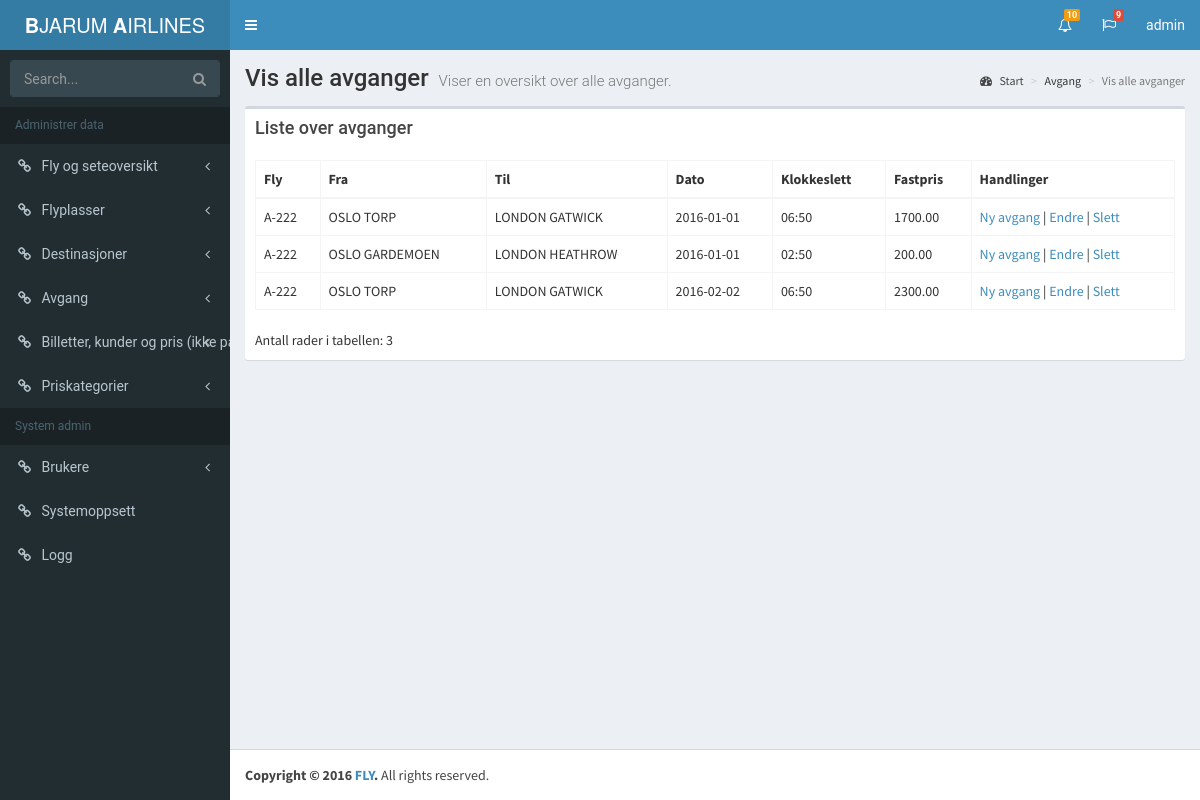
The page /vedlikehold/Avganger/avganger.php (signed in) on the database its author committed.
### tables this page shows
CREATE TABLE avgang
(
    avgangId INT NOT NULL AUTO_INCREMENT,
    flyId INT NOT NULL,
    fraDestId INT NOT NULL,
    tilDestId INT NOT NULL,
    dato DATE NOT NULL,
    direkte VARCHAR (5) NOT NULL,
    reiseTid CHAR (5) NOT NULL,
    klokkeslett CHAR (5) NOT NULL,  
    fastpris DECIMAL (14,2) NOT NULL,
    endret TIMESTAMP DEFAULT CURRENT_TIMESTAMP ON UPDATE CURRENT_TIMESTAMP,
    CONSTRAINT pk_avgang PRIMARY KEY (avgangId),
    CONSTRAINT fk_avgang2 FOREIGN KEY (fraDestId) REFERENCES destinasjon (destinasjonId),
    CONSTRAINT fk_avgang3 FOREIGN KEY (tilDestId) REFERENCES destinasjon (destinasjonId)
);

CREATE TABLE fly
(
    flyId INT NOT NULL AUTO_INCREMENT,
    flyNr VARCHAR(45) NOT NULL,
    flyModell VARCHAR(45) NOT NULL,
    type VARCHAR(45) NOT NULL,
    plasser INT NOT NULL,
    aarsmodell CHAR (4) NOT NULL,
    endret TIMESTAMP DEFAULT CURRENT_TIMESTAMP ON UPDATE CURRENT_TIMESTAMP,
    CONSTRAINT pk_fly PRIMARY KEY (flyId)
);

CREATE TABLE destinasjon
(
    destinasjonId INT NOT NULL AUTO_INCREMENT,
    flyplassId INT NOT NULL,
    navn VARCHAR(500) NOT NULL,
    land varchar(500) NOT NULL, 
    landskode CHAR(2) NOT NULL,
    stedsnavn VARCHAR(100) NOT NULL,
    geo_lat DECIMAL (11, 8),
    geo_lng DECIMAL(10, 8),
    endret TIMESTAMP DEFAULT CURRENT_TIMESTAMP ON UPDATE CURRENT_TIMESTAMP,
    CONSTRAINT pk_destinasjon PRIMARY KEY (destinasjonId),
    CONSTRAINT fk_destinasjon1 FOREIGN KEY (flyplassId) REFERENCES flyplass (flyplassId)
);

### vedlikehold/php/AdminClasses.php (called while the page is built, shortened)
<?php
class Count {
        public function AntallRader($tabell){
        include('../php/db.php');
        $query = $db_connection->query('SELECT COUNT(*) FROM ' . $tabell .'');
        $query = $query->fetch_row();
        $antallRader = 'Antall rader i tabellen: ' . $query[0]  ;
         return $antallRader;
    }
}

### vedlikehold/php/Avgang.php (the view, shortened to what this page needs)
<?php
    class Avgang
{
         public function GetAllAvganger()
         {
            include('../php/db.php');
            $html =  '';
            $id = "";
            $oddOrEven = TRUE;
            $printOddOrEven = '';
            $sql = 'SELECT
    a.avgangId
    ,f.flynr
    ,d.navn as Fra
    ,d2.navn as Til
    , dato
    , klokkeslett
    , fastpris
FROM avgang a
INNER JOIN fly f on f.flyId = a.flyId
LEFT JOIN destinasjon d on d.destinasjonId = a.fraDestId
LEFT JOIN destinasjon d2 on d2.destinasjonId = a.tilDestId;';
            $query = $db_connection->prepare($sql);
            $query->execute();
            $query->bind_result($id,$flynr, $fra, $til, $dato, $klokkeslett, $fastpris);
            while ($query->fetch()) {
                if($oddOrEven){
                    $oddOrEven = FALSE;
                    $printOddOrEven = 'even';
                }
                else {
                    $oddOrEven = TRUE;
                    $printOddOrEven = 'odd';
                }
                $html .= '<tr role="row" class="'.$printOddOrEven.'">
                    <td>'.$flynr.'</td>
                    <td>'.$fra.'</td>
                    <td>'.$til.'</td>
                    <td>'.$dato.'</td>
                    <td>'.$klokkeslett.'</td>
                    <td>'.$fastpris.'</td>
                    <td>
                    <a href="./Avganger/avgangerAdd.php">Ny avgang</a> | <a href="./Avganger/avgangerEdit.php?id='.$id.'"">Endre</a> | <a onclick="return confirm(\'Er du sikker du ønsker å slette denne avgangen?\')" href="./Avganger/delete.php?id='.$id.'">Slett</a> </td></tr>';
            }
            return $html;
         }
 }

### vedlikehold/Avganger/avganger.php (shortened to what this page needs)
<?php
include('../html/start.php');
$errorMelding = "";
?>
<div class="content-wrapper">
  <section class="content-header">
      <h1>
        Vis alle avganger
        <small>Viser en oversikt over alle avganger.</small>
      </h1>
    <ol class="breadcrumb">
      <li><a href="../"><i class="fa fa-dashboard"></i> Start</a></li>
      <li>Avgang</li>
      <li class="active">Vis alle avganger</li>
    </ol>
  </section>
  <section class="content">
        <div class="row">
      <div class="col-xs-12">
        <div class="box">
          <div class="box-header"><?php echo $errorMelding; ?><div id="melding"></div>
            <h3 class="box-title">Liste over avganger</h3>
          </div>
          <div class="box-body">
            <div id="example2_wrapper" class="dataTables_wrapper form-inline dt-bootstrap">
              <div class="row">
                <div class="col-sm-6"></div>
                <div class="col-sm-6"></div>
              </div>
              <div class="row">
                <div class="col-sm-12">
                  <table id="example2" class="table table-bordered table-hover dataTable" role="grid" aria-describedby="example2_info">
                    <thead>
                      <tr role="row">
                        <th class="sorting" tabindex="0" aria-controls="example2" rowspan="1" colspan="1" aria-label="avgFlyId">Fly</th>
                        <th class="sorting" tabindex="0" aria-controls="example2" rowspan="1" colspan="1" aria-label="avgfraDestId">Fra </th>
                        <th class="sorting" tabindex="0" aria-controls="example2" rowspan="1" colspan="1" aria-label="avgTilDestId">Til</th>
                        <th class="sorting" tabindex="0" aria-controls="example2" rowspan="1" colspan="1" aria-label="avgDato">Dato</th>
                        <th class="sorting" tabindex="0" aria-controls="example2" rowspan="1" colspan="1" aria-label="avgkl">Klokkeslett</th>
                        <th class="sorting" tabindex="0" aria-controls="example2" rowspan="1" colspan="1" aria-label="avgfastpris">Fastpris</th>
                        <th class="sorting" tabindex="0" aria-controls="example2" rowspan="1" colspan="1" aria-label="hendelser">Handlinger</th>
                    </thead>
                    <tbody>
<?php
include('../php/AdminClasses.php');
include('../php/Avgang.php');
$avgang = new Avgang;
print ($avgang->GetAllAvganger() );
?>
                    </tbody>
                  </table>
                </div>
              </div>
              <div class="row">
                <div class="col-sm-5">
                  <div class="dataTables_info" id="example2_info" role="status" aria-live="polite"><?php $rader = new Count; print( $rader->AntallRader('avgang') );?></div>
                </div>
              </div>
            </div>
          </div>
        </div>
      </div>
    </div>
  </section>
  </div>

### vedlikehold/www/css/style.css (style rules this page uses)
body { margin: 0; }
article, aside, details, figcaption, figure, footer, header, hgroup, main, menu, nav, section, summary { display: block; }
h1 { font-size: 200%; padding: 0px; margin: 0; }
h1,h2,h3,h4,p,ul,figcaption,p,input,textarea { font-family: 'Roboto', sans-serif; }

### rows shown on the page
avgang: flyId.flyNr "A-222", fraDestId.navn "OSLO TORP", tilDestId.navn "LONDON GATWICK", dato "2016-01-01", klokkeslett "06:50", fastpris "1700.00"
avgang: flyId.flyNr "A-222", fraDestId.navn "OSLO GARDEMOEN", tilDestId.navn "LONDON HEATHROW", dato "2016-01-01", klokkeslett "02:50", fastpris "200.00"
avgang: flyId.flyNr "A-222", fraDestId.navn "OSLO TORP", tilDestId.navn "LONDON GATWICK", dato "2016-02-02", klokkeslett "06:50", fastpris "2300.00"

### other values the page prints
$rader->AntallRader('avgang') "Antall rader i tabellen: 3"
